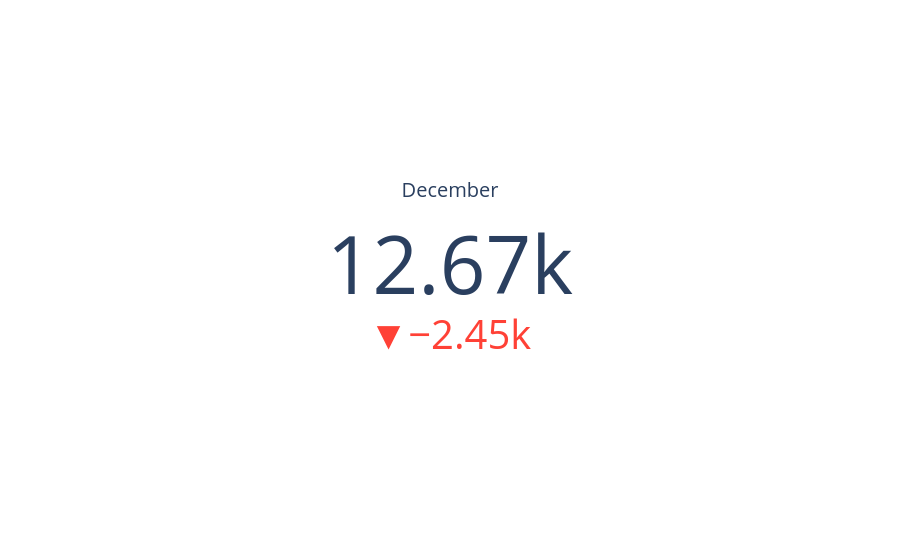

Write notebook code for a chart like this one.
### Code cell
import plotly.graph_objects as go

def plot_vente_mois(data, current_month, abbr=False):
    mois_courant = indicateur_du_mois(data, current_month=current_month, freq=True, abbr=abbr)
    mois_precedent = indicateur_du_mois(data, current_month=current_month-1, freq=True, abbr=abbr)

    fig = go.Figure()

    fig.add_trace(
        go.Indicator(
            mode="number+delta",
            value=mois_courant[1],
            delta={"reference": mois_precedent[1]},
            title={"text": f"{mois_courant[0]}"}
        )
    )

    fig.update_layout(
        margin=dict(l=10, r=10, t=30, b=10)
    )

    return fig
plot_vente_mois(df,12)

### Figure 1 — Plotly figure (JSON) as saved in the notebook; plotly's stock layout.template omitted (floating-point values rounded to 4 significant figures)
{"data": [{"delta": {"reference": 15120}, "mode": "number+delta", "title": {"text": "December"}, "type": "indicator", "value": 12667}], "layout": {"margin": {"b": 10, "l": 10, "r": 10, "t": 30}}}
